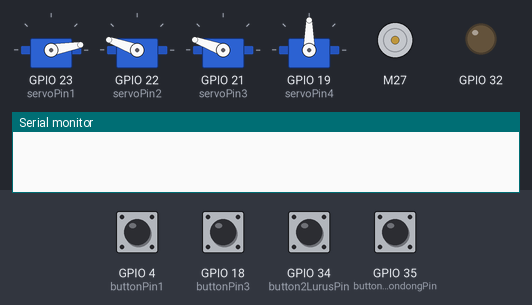
This sketch was run on a simulated ESP32. On the bench: 4 × servo, DC motor (green arrow = forward, orange = backward, longer = faster), output pins drawn as LEDs (lit = HIGH), the last lines printed to the serial monitor. Inputs (shaded band) come from the test bench; at power-on: GPIO 4 (buttonPin1), GPIO 18 (buttonPin3), GPIO 34 (button2LurusPin), GPIO 35 (button1CondongPin) HIGH.

Above: at 1.2 s.
1.3 s: GPIO 34 (button2LurusPin) pulled LOW for 0.15 s
At 1.6 s:
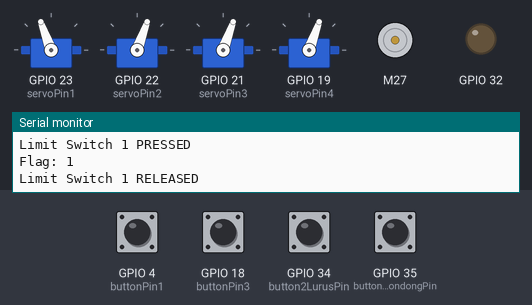
2.9 s: GPIO 35 (button1CondongPin) pulled LOW for 0.15 s
At 4.0 s:
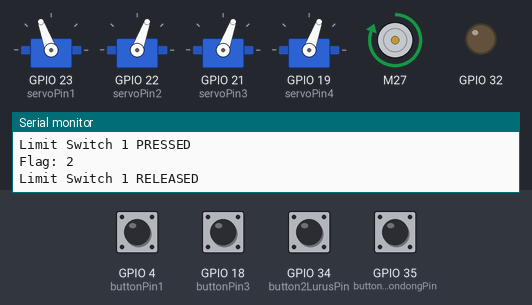
4.5 s: GPIO 34 (button2LurusPin) pulsed LOW 2 times (0.12 s each, 0.3 s apart)
At 5.07 s:
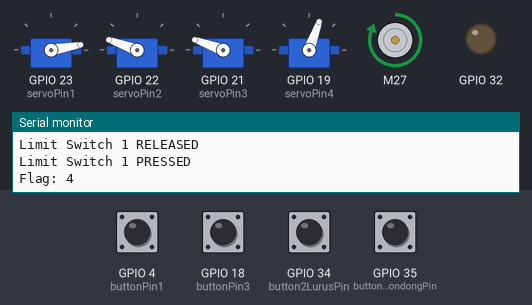
6.8 s: GPIO 34 (button2LurusPin) pulled LOW for 1 s
At 8.2 s:
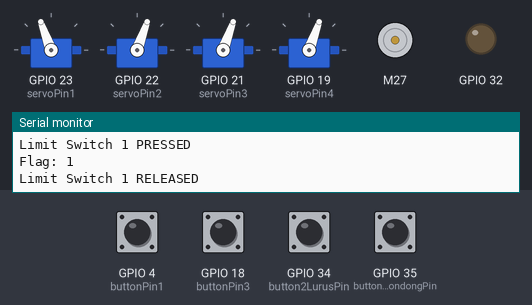
9.3 s: GPIO 35 (button1CondongPin) pulled LOW for 1 s
At 10.1 s:
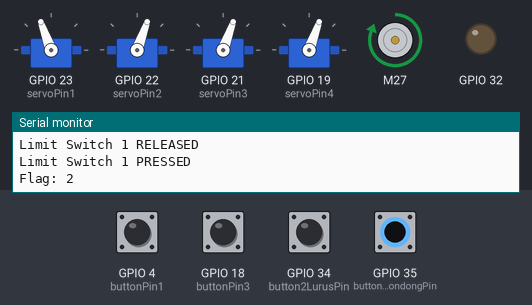
Timing chart, 0 to 12.3 s (numbered marks = the images above; inputs shaded):
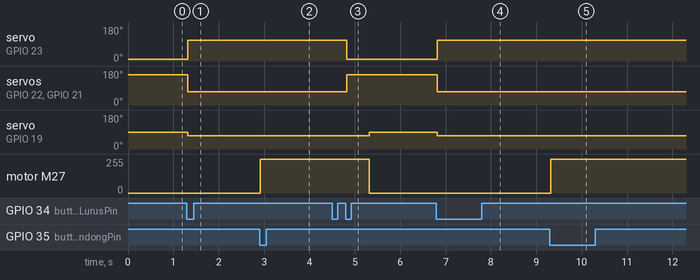

Measured:
- after the input at 1.3 s, servo on GPIO 23 (servoPin1): 10° → 110° at once; servo on GPIO 22 (servoPin2), servo on GPIO 21 (servoPin3): 160° → 70° at once; servo on GPIO 19 (servoPin4): 90° → 70° at once
- after the input at 2.9 s, motor M27: stopped → forward 255/255 at once
- after the input at 4.5 s, servo on GPIO 23 (servoPin1): 110° → 10° after 0.32 s; servo on GPIO 22 (servoPin2), servo on GPIO 21 (servoPin3): 70° → 160° after 0.32 s; servo on GPIO 19 (servoPin4): 70° → 90° after 0.82 s; motor M27: forward 255/255 → stopped after 0.82 s
- after the input at 6.8 s, servo on GPIO 23 (servoPin1): 10° → 110° at once; servo on GPIO 22 (servoPin2), servo on GPIO 21 (servoPin3): 160° → 70° at once; servo on GPIO 19 (servoPin4): 90° → 70° at once
- after the input at 9.3 s, motor M27: stopped → forward 255/255 at once

The sketch:

newRopeClimbingRobotUrock2024.ino
```cpp
#include <ESP32Servo.h>
#include <L298N.h>
#include <ezButton.h>

int servoPin1 = 23 ;
int servoPin2 = 22;
int servoPin3 = 21;
int servoPin4 = 19;

int ENA = 14;
int IN1 = 27;
int IN2 = 26;

int ENA2 = 32;
int IN3 = 25;
int IN4 = 33;

int buttonPin1 = 4; //F1
int buttonPin2 = 19; //F2
int buttonPin3 = 18; //B1
int buttonPin4 = 21 ; //B2

int button1CondongPin = 35;
int button2LurusPin = 34;

int grip35Deg = 110;
int grip25Deg = 70;
int release25Deg = 115;
int release35Deg = 65;
int open35Deg = 10;
int open25Deg = 160;
int gripper3DegRELEASE = 115;
int gripper3DegGRIP = 85 ;
int delayGripper = 200;

int reset = 0;

int holdDart = 70;
int releaseDart = 90;

int flag = 0;
int flag2 = 0;

bool check = false;
bool check2 = false;
int defaultDelay = 300;
int motorSpeed = 255;
int backToCenterDelay = 5000;
int debounceTime = 20;

Servo servo1;
Servo servo2;
Servo servo3;
Servo dartGripper;

L298N dcMotor1(ENA, IN1, IN2);
L298N dcMotor2(ENA2, IN3, IN4);

ezButton buttonF1(buttonPin1);
ezButton buttonF2(buttonPin2);
ezButton buttonB1(buttonPin3);
ezButton buttonB2(buttonPin4);

ezButton button1Condong(button1CondongPin);
ezButton button2Lurus(button2LurusPin);

void setup() {
  Serial.begin(115200);
  servo1.attach(servoPin1); //servo 35
  servo2.attach(servoPin2);
  servo3.attach(servoPin3);
  dartGripper.attach(servoPin4);

  buttonF1.setDebounceTime(20);
  buttonF2.setDebounceTime(20);
  buttonB1.setDebounceTime(20);
  buttonB2.setDebounceTime(20);

  button1Condong.setDebounceTime(20);
  button2Lurus.setDebounceTime(20);

  ledcAttachChannel(ENA, 5000, 8, 8);
  ledcAttachChannel(ENA2, 5000, 8, 9);
  dcMotor1.setSpeed(255);
  dcMotor2.setSpeed(255);

  pinMode(button1CondongPin, INPUT);
  pinMode(button2LurusPin, INPUT);
  pinMode(buttonPin2, INPUT);

  servo1.write(open35Deg);
  servo2.write(open25Deg);
  servo3.write(open25Deg);
  dartGripper.write(releaseDart);
}

void loop() {
  button1Condong.loop();
  button2Lurus.loop();

  buttonF1.loop();
  buttonB1.loop();

  buttonF2.loop();
  buttonB2.loop();

  if (button1Condong.isPressed() || button2Lurus.isPressed()) {
    if (!check) {
        Serial.println("Limit Switch 1 PRESSED");
        flag++;
        Serial.print("Flag: ");
        Serial.println(flag);
        check = true;
    }
  } else if (button1Condong.isReleased() || button2Lurus.isReleased()) {
      Serial.println("Limit Switch 1 RELEASED");
      check = false;
  }

  //------------------------------------------------


  //------------------------------------------------

  // if(buttonF1.isPressed()) {

  //   Serial.println("Button F1");
  // }

  // if(buttonB1.isPressed()) {

  //     Serial.println("Button B1");
  //   }

  if(buttonF2.isPressed()) {
       servo2.write(grip25Deg);
    delay(delayGripper);
    servo1.write(release35Deg);
    Serial.println("limit switch press");


  }
  if(buttonF2.isReleased()) {
     delay(200);
      servo1.write(grip35Deg);
      delay(delayGripper);
       Serial.println("limit switch release");
      servo2.write(release25Deg);
      }

  // if(flag == 6){
  //   if(buttonB2.isPressed()) {
  //     servo3.write(open25Deg);
  //     Serial.println("Button B2");
  //     flag = 7;

  //   }
  //   if(buttonB2.isReleased()){
  //   }
  // }


  //------------------------------------------------
  //------------------------------------------------

    if(flag == 0){
      servo1.write(open35Deg);
      servo2.write(open25Deg);
      servo3.write(open25Deg);
      dartGripper.write(releaseDart);
    }else if(flag == 1){
      servo1.write(grip35Deg);
      servo2.write(grip25Deg);
      servo3.write(grip25Deg);
      dartGripper.write(holdDart);
    }else if(flag == 2){
      dcMotor1.forward();


    // }else if(flag == 5){
    //   dcMotor1.stop();
    //   delay(500);
    //   servo3.write(open25Deg);
    //   delay(500);
    //   // servo3.write(grip25Deg);
    //   // delay(500);
    //   // dcMotor2.backward();
    //   // delay(250);
    //   // dcMotor2.stop();
    //   // servo1.write(open35Deg);
    //   // servo2.write(open25Deg);
    //   flag = 6;
    // }else if(flag == 6){
    //   dcMotor2.backward();
    // }else if(flag == 7){
    //   dcMotor2.stop();
    //   delay(800);
    //   servo3.write(grip25Deg);
    //   delay(500);
    //   flag = 8;
    // }
    // else if(flag ==8){
    //   dcMotor2.backward();
    // }
    // else if(flag == 9){
    //   dcMotor2.stop();
    //   delay(500);
    //   dcMotor2.backward();
    //   delay(6000);
    //   dcMotor2.stop();
    //   delay(1000);
    //   dartGripper.write(releaseDart);
    //   flag = 10;
    }else if(flag == 4){
      servo1.write(open35Deg);
      servo2.write(open25Deg);
      servo3.write(open25Deg);
      delay(500);
      flag = 0;
      dcMotor1.stop();
    }
}
```
